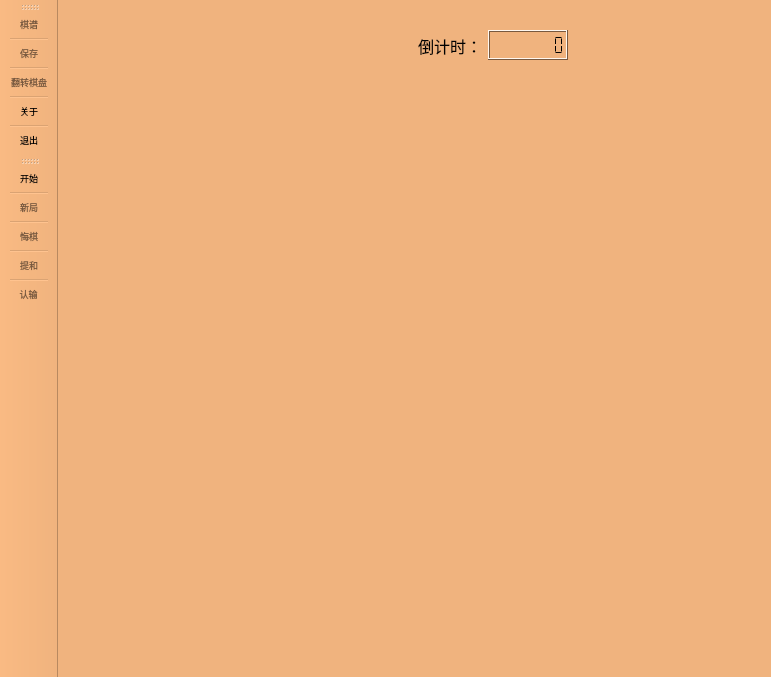
<?xml version="1.0" encoding="UTF-8"?>
<ui version="4.0">
 <class>MainWindow</class>
 <widget class="QMainWindow" name="MainWindow">
  <property name="enabled">
   <bool>true</bool>
  </property>
  <property name="geometry">
   <rect>
    <x>0</x>
    <y>0</y>
    <width>771</width>
    <height>677</height>
   </rect>
  </property>
  <property name="minimumSize">
   <size>
    <width>771</width>
    <height>677</height>
   </size>
  </property>
  <property name="maximumSize">
   <size>
    <width>771</width>
    <height>677</height>
   </size>
  </property>
  <property name="palette">
   <palette>
    <active>
     <colorrole role="WindowText">
      <brush brushstyle="SolidPattern">
       <color alpha="255">
        <red>0</red>
        <green>0</green>
        <blue>0</blue>
       </color>
      </brush>
     </colorrole>
     <colorrole role="Button">
      <brush brushstyle="SolidPattern">
       <color alpha="255">
        <red>240</red>
        <green>179</green>
        <blue>126</blue>
       </color>
      </brush>
     </colorrole>
     <colorrole role="Light">
      <brush brushstyle="SolidPattern">
       <color alpha="255">
        <red>255</red>
        <green>247</green>
        <blue>239</blue>
       </color>
      </brush>
     </colorrole>
     <colorrole role="Midlight">
      <brush brushstyle="SolidPattern">
       <color alpha="255">
        <red>247</red>
        <green>213</green>
        <blue>182</blue>
       </color>
      </brush>
     </colorrole>
     <colorrole role="Dark">
      <brush brushstyle="SolidPattern">
       <color alpha="255">
        <red>120</red>
        <green>89</green>
        <blue>63</blue>
       </color>
      </brush>
     </colorrole>
     <colorrole role="Mid">
      <brush brushstyle="SolidPattern">
       <color alpha="255">
        <red>160</red>
        <green>119</green>
        <blue>84</blue>
       </color>
      </brush>
     </colorrole>
     <colorrole role="Text">
      <brush brushstyle="SolidPattern">
       <color alpha="255">
        <red>0</red>
        <green>0</green>
        <blue>0</blue>
       </color>
      </brush>
     </colorrole>
     <colorrole role="BrightText">
      <brush brushstyle="SolidPattern">
       <color alpha="255">
        <red>255</red>
        <green>255</green>
        <blue>255</blue>
       </color>
      </brush>
     </colorrole>
     <colorrole role="ButtonText">
      <brush brushstyle="SolidPattern">
       <color alpha="255">
        <red>0</red>
        <green>0</green>
        <blue>0</blue>
       </color>
      </brush>
     </colorrole>
     <colorrole role="Base">
      <brush brushstyle="SolidPattern">
       <color alpha="255">
        <red>255</red>
        <green>255</green>
        <blue>255</blue>
       </color>
      </brush>
     </colorrole>
     <colorrole role="Window">
      <brush brushstyle="SolidPattern">
       <color alpha="255">
        <red>240</red>
        <green>179</green>
        <blue>126</blue>
       </color>
      </brush>
     </colorrole>
     <colorrole role="Shadow">
      <brush brushstyle="SolidPattern">
       <color alpha="255">
        <red>0</red>
        <green>0</green>
        <blue>0</blue>
       </color>
      </brush>
     </colorrole>
     <colorrole role="AlternateBase">
      <brush brushstyle="SolidPattern">
       <color alpha="255">
        <red>247</red>
        <green>217</green>
        <blue>190</blue>
       </color>
      </brush>
     </colorrole>
     <colorrole role="ToolTipBase">
      <brush brushstyle="SolidPattern">
       <color alpha="255">
        <red>255</red>
        <green>255</green>
        <blue>220</blue>
       </color>
      </brush>
     </colorrole>
     <colorrole role="ToolTipText">
      <brush brushstyle="SolidPattern">
       <color alpha="255">
        <red>0</red>
        <green>0</green>
        <blue>0</blue>
       </color>
      </brush>
     </colorrole>
     <colorrole role="PlaceholderText">
      <brush brushstyle="SolidPattern">
       <color alpha="128">
        <red>0</red>
        <green>0</green>
        <blue>0</blue>
       </color>
      </brush>
     </colorrole>
    </active>
    <inactive>
     <colorrole role="WindowText">
      <brush brushstyle="SolidPattern">
       <color alpha="255">
        <red>0</red>
        <green>0</green>
        <blue>0</blue>
       </color>
      </brush>
     </colorrole>
     <colorrole role="Button">
      <brush brushstyle="SolidPattern">
       <color alpha="255">
        <red>240</red>
        <green>179</green>
        <blue>126</blue>
       </color>
      </brush>
     </colorrole>
     <colorrole role="Light">
      <brush brushstyle="SolidPattern">
       <color alpha="255">
        <red>255</red>
        <green>247</green>
        <blue>239</blue>
       </color>
      </brush>
     </colorrole>
     <colorrole role="Midlight">
      <brush brushstyle="SolidPattern">
       <color alpha="255">
        <red>247</red>
        <green>213</green>
        <blue>182</blue>
       </color>
      </brush>
     </colorrole>
     <colorrole role="Dark">
      <brush brushstyle="SolidPattern">
       <color alpha="255">
        <red>120</red>
        <green>89</green>
        <blue>63</blue>
       </color>
      </brush>
     </colorrole>
     <colorrole role="Mid">
      <brush brushstyle="SolidPattern">
       <color alpha="255">
        <red>160</red>
        <green>119</green>
        <blue>84</blue>
       </color>
      </brush>
     </colorrole>
     <colorrole role="Text">
      <brush brushstyle="SolidPattern">
       <color alpha="255">
        <red>0</red>
        <green>0</green>
        <blue>0</blue>
       </color>
      </brush>
     </colorrole>
     <colorrole role="BrightText">
      <brush brushstyle="SolidPattern">
       <color alpha="255">
        <red>255</red>
        <green>255</green>
        <blue>255</blue>
       </color>
      </brush>
     </colorrole>
     <colorrole role="ButtonText">
      <brush brushstyle="SolidPattern">
       <color alpha="255">
        <red>0</red>
        <green>0</green>
        <blue>0</blue>
       </color>
      </brush>
     </colorrole>
     <colorrole role="Base">
      <brush brushstyle="SolidPattern">
       <color alpha="255">
        <red>255</red>
        <green>255</green>
        <blue>255</blue>
       </color>
      </brush>
     </colorrole>
     <colorrole role="Window">
      <brush brushstyle="SolidPattern">
       <color alpha="255">
        <red>240</red>
        <green>179</green>
        <blue>126</blue>
       </color>
      </brush>
     </colorrole>
     <colorrole role="Shadow">
      <brush brushstyle="SolidPattern">
       <color alpha="255">
        <red>0</red>
        <green>0</green>
        <blue>0</blue>
       </color>
      </brush>
     </colorrole>
     <colorrole role="AlternateBase">
      <brush brushstyle="SolidPattern">
       <color alpha="255">
        <red>247</red>
        <green>217</green>
        <blue>190</blue>
       </color>
      </brush>
     </colorrole>
     <colorrole role="ToolTipBase">
      <brush brushstyle="SolidPattern">
       <color alpha="255">
        <red>255</red>
        <green>255</green>
        <blue>220</blue>
       </color>
      </brush>
     </colorrole>
     <colorrole role="ToolTipText">
      <brush brushstyle="SolidPattern">
       <color alpha="255">
        <red>0</red>
        <green>0</green>
        <blue>0</blue>
       </color>
      </brush>
     </colorrole>
     <colorrole role="PlaceholderText">
      <brush brushstyle="SolidPattern">
       <color alpha="128">
        <red>0</red>
        <green>0</green>
        <blue>0</blue>
       </color>
      </brush>
     </colorrole>
    </inactive>
    <disabled>
     <colorrole role="WindowText">
      <brush brushstyle="SolidPattern">
       <color alpha="255">
        <red>120</red>
        <green>89</green>
        <blue>63</blue>
       </color>
      </brush>
     </colorrole>
     <colorrole role="Button">
      <brush brushstyle="SolidPattern">
       <color alpha="255">
        <red>240</red>
        <green>179</green>
        <blue>126</blue>
       </color>
      </brush>
     </colorrole>
     <colorrole role="Light">
      <brush brushstyle="SolidPattern">
       <color alpha="255">
        <red>255</red>
        <green>247</green>
        <blue>239</blue>
       </color>
      </brush>
     </colorrole>
     <colorrole role="Midlight">
      <brush brushstyle="SolidPattern">
       <color alpha="255">
        <red>247</red>
        <green>213</green>
        <blue>182</blue>
       </color>
      </brush>
     </colorrole>
     <colorrole role="Dark">
      <brush brushstyle="SolidPattern">
       <color alpha="255">
        <red>120</red>
        <green>89</green>
        <blue>63</blue>
       </color>
      </brush>
     </colorrole>
     <colorrole role="Mid">
      <brush brushstyle="SolidPattern">
       <color alpha="255">
        <red>160</red>
        <green>119</green>
        <blue>84</blue>
       </color>
      </brush>
     </colorrole>
     <colorrole role="Text">
      <brush brushstyle="SolidPattern">
       <color alpha="255">
        <red>120</red>
        <green>89</green>
        <blue>63</blue>
       </color>
      </brush>
     </colorrole>
     <colorrole role="BrightText">
      <brush brushstyle="SolidPattern">
       <color alpha="255">
        <red>255</red>
        <green>255</green>
        <blue>255</blue>
       </color>
      </brush>
     </colorrole>
     <colorrole role="ButtonText">
      <brush brushstyle="SolidPattern">
       <color alpha="255">
        <red>120</red>
        <green>89</green>
        <blue>63</blue>
       </color>
      </brush>
     </colorrole>
     <colorrole role="Base">
      <brush brushstyle="SolidPattern">
       <color alpha="255">
        <red>240</red>
        <green>179</green>
        <blue>126</blue>
       </color>
      </brush>
     </colorrole>
     <colorrole role="Window">
      <brush brushstyle="SolidPattern">
       <color alpha="255">
        <red>240</red>
        <green>179</green>
        <blue>126</blue>
       </color>
      </brush>
     </colorrole>
     <colorrole role="Shadow">
      <brush brushstyle="SolidPattern">
       <color alpha="255">
        <red>0</red>
        <green>0</green>
        <blue>0</blue>
       </color>
      </brush>
     </colorrole>
     <colorrole role="AlternateBase">
      <brush brushstyle="SolidPattern">
       <color alpha="255">
        <red>240</red>
        <green>179</green>
        <blue>126</blue>
       </color>
      </brush>
     </colorrole>
     <colorrole role="ToolTipBase">
      <brush brushstyle="SolidPattern">
       <color alpha="255">
        <red>255</red>
        <green>255</green>
        <blue>220</blue>
       </color>
      </brush>
     </colorrole>
     <colorrole role="ToolTipText">
      <brush brushstyle="SolidPattern">
       <color alpha="255">
        <red>0</red>
        <green>0</green>
        <blue>0</blue>
       </color>
      </brush>
     </colorrole>
     <colorrole role="PlaceholderText">
      <brush brushstyle="SolidPattern">
       <color alpha="128">
        <red>0</red>
        <green>0</green>
        <blue>0</blue>
       </color>
      </brush>
     </colorrole>
    </disabled>
   </palette>
  </property>
  <property name="windowTitle">
   <string>中国象棋</string>
  </property>
  <property name="windowIcon">
   <iconset resource="qtchess.qrc">
    <normaloff>:/images/WOOD/BB.GIF</normaloff>:/images/WOOD/BB.GIF</iconset>
  </property>
  <property name="iconSize">
   <size>
    <width>30</width>
    <height>30</height>
   </size>
  </property>
  <property name="toolButtonStyle">
   <enum>Qt::ToolButtonTextBesideIcon</enum>
  </property>
  <widget class="QWidget" name="centralWidget">
   <widget class="QLabel" name="lblTurn">
    <property name="geometry">
     <rect>
      <x>190</x>
      <y>30</y>
      <width>81</width>
      <height>21</height>
     </rect>
    </property>
    <property name="text">
     <string/>
    </property>
   </widget>
   <widget class="QLCDNumber" name="timeLeft">
    <property name="geometry">
     <rect>
      <x>430</x>
      <y>30</y>
      <width>80</width>
      <height>30</height>
     </rect>
    </property>
    <property name="minimumSize">
     <size>
      <width>0</width>
      <height>0</height>
     </size>
    </property>
    <property name="maximumSize">
     <size>
      <width>80</width>
      <height>30</height>
     </size>
    </property>
    <property name="font">
     <font>
      <pointsize>12</pointsize>
     </font>
    </property>
    <property name="digitCount">
     <number>8</number>
    </property>
    <property name="segmentStyle">
     <enum>QLCDNumber::Flat</enum>
    </property>
    <property name="value" stdset="0">
     <double>0.000000000000000</double>
    </property>
   </widget>
   <widget class="QLabel" name="label">
    <property name="geometry">
     <rect>
      <x>360</x>
      <y>30</y>
      <width>71</width>
      <height>31</height>
     </rect>
    </property>
    <property name="font">
     <font>
      <pointsize>12</pointsize>
     </font>
    </property>
    <property name="text">
     <string>倒计时：</string>
    </property>
   </widget>
  </widget>
  <widget class="QToolBar" name="toolBar">
   <property name="enabled">
    <bool>true</bool>
   </property>
   <property name="sizePolicy">
    <sizepolicy hsizetype="Fixed" vsizetype="Preferred">
     <horstretch>0</horstretch>
     <verstretch>0</verstretch>
    </sizepolicy>
   </property>
   <property name="font">
    <font>
     <pointsize>7</pointsize>
    </font>
   </property>
   <property name="windowTitle">
    <string>toolBar</string>
   </property>
   <property name="movable">
    <bool>true</bool>
   </property>
   <property name="allowedAreas">
    <set>Qt::TopToolBarArea</set>
   </property>
   <property name="orientation">
    <enum>Qt::Vertical</enum>
   </property>
   <property name="iconSize">
    <size>
     <width>24</width>
     <height>24</height>
    </size>
   </property>
   <property name="toolButtonStyle">
    <enum>Qt::ToolButtonTextUnderIcon</enum>
   </property>
   <attribute name="toolBarArea">
    <enum>LeftToolBarArea</enum>
   </attribute>
   <attribute name="toolBarBreak">
    <bool>true</bool>
   </attribute>
   <addaction name="actionOpen"/>
   <addaction name="separator"/>
   <addaction name="actionSave"/>
   <addaction name="separator"/>
   <addaction name="actionFlip"/>
   <addaction name="separator"/>
   <addaction name="actionAbout"/>
   <addaction name="separator"/>
   <addaction name="actionExit"/>
  </widget>
  <widget class="QToolBar" name="toolBar_2">
   <property name="enabled">
    <bool>true</bool>
   </property>
   <property name="sizePolicy">
    <sizepolicy hsizetype="Fixed" vsizetype="Preferred">
     <horstretch>0</horstretch>
     <verstretch>0</verstretch>
    </sizepolicy>
   </property>
   <property name="minimumSize">
    <size>
     <width>0</width>
     <height>0</height>
    </size>
   </property>
   <property name="windowTitle">
    <string>toolBar_2</string>
   </property>
   <property name="movable">
    <bool>true</bool>
   </property>
   <property name="allowedAreas">
    <set>Qt::TopToolBarArea</set>
   </property>
   <property name="iconSize">
    <size>
     <width>24</width>
     <height>24</height>
    </size>
   </property>
   <property name="toolButtonStyle">
    <enum>Qt::ToolButtonTextUnderIcon</enum>
   </property>
   <attribute name="toolBarArea">
    <enum>LeftToolBarArea</enum>
   </attribute>
   <attribute name="toolBarBreak">
    <bool>false</bool>
   </attribute>
   <addaction name="actionStart"/>
   <addaction name="separator"/>
   <addaction name="actionNewGame"/>
   <addaction name="separator"/>
   <addaction name="actionUndo"/>
   <addaction name="separator"/>
   <addaction name="actionTie"/>
   <addaction name="separator"/>
   <addaction name="actionLose"/>
  </widget>
  <action name="actionAbout">
   <property name="icon">
    <iconset resource="qtchess.qrc">
     <normaloff>:/images/helpabout.png</normaloff>:/images/helpabout.png</iconset>
   </property>
   <property name="text">
    <string>关于</string>
   </property>
   <property name="font">
    <font>
     <pointsize>7</pointsize>
    </font>
   </property>
  </action>
  <action name="actionOpen">
   <property name="enabled">
    <bool>false</bool>
   </property>
   <property name="icon">
    <iconset resource="qtchess.qrc">
     <normaloff>:/images/fileopen.png</normaloff>:/images/fileopen.png</iconset>
   </property>
   <property name="text">
    <string>棋谱</string>
   </property>
   <property name="font">
    <font>
     <pointsize>7</pointsize>
    </font>
   </property>
  </action>
  <action name="actionStart">
   <property name="icon">
    <iconset resource="qtchess.qrc">
     <normaloff>:/images/start.png</normaloff>:/images/start.png</iconset>
   </property>
   <property name="text">
    <string>开始</string>
   </property>
   <property name="font">
    <font>
     <pointsize>7</pointsize>
    </font>
   </property>
  </action>
  <action name="actionNewGame">
   <property name="enabled">
    <bool>false</bool>
   </property>
   <property name="icon">
    <iconset resource="qtchess.qrc">
     <normaloff>:/images/newgame.png</normaloff>:/images/newgame.png</iconset>
   </property>
   <property name="text">
    <string>新局</string>
   </property>
   <property name="font">
    <font>
     <pointsize>7</pointsize>
    </font>
   </property>
  </action>
  <action name="actionTie">
   <property name="enabled">
    <bool>false</bool>
   </property>
   <property name="icon">
    <iconset resource="qtchess.qrc">
     <normaloff>:/images/tie.png</normaloff>:/images/tie.png</iconset>
   </property>
   <property name="text">
    <string>提和</string>
   </property>
   <property name="font">
    <font>
     <pointsize>7</pointsize>
    </font>
   </property>
  </action>
  <action name="actionUndo">
   <property name="enabled">
    <bool>false</bool>
   </property>
   <property name="icon">
    <iconset resource="qtchess.qrc">
     <normaloff>:/images/fellback.png</normaloff>:/images/fellback.png</iconset>
   </property>
   <property name="text">
    <string>悔棋</string>
   </property>
   <property name="font">
    <font>
     <pointsize>7</pointsize>
    </font>
   </property>
  </action>
  <action name="actionLose">
   <property name="enabled">
    <bool>false</bool>
   </property>
   <property name="icon">
    <iconset resource="qtchess.qrc">
     <normaloff>:/images/fail.png</normaloff>:/images/fail.png</iconset>
   </property>
   <property name="text">
    <string>认输</string>
   </property>
   <property name="font">
    <font>
     <pointsize>7</pointsize>
    </font>
   </property>
  </action>
  <action name="actionExit">
   <property name="icon">
    <iconset resource="qtchess.qrc">
     <normaloff>:/images/fileexit.png</normaloff>:/images/fileexit.png</iconset>
   </property>
   <property name="text">
    <string>退出</string>
   </property>
   <property name="font">
    <font>
     <pointsize>7</pointsize>
    </font>
   </property>
  </action>
  <action name="action">
   <property name="enabled">
    <bool>false</bool>
   </property>
   <property name="icon">
    <iconset resource="qtchess.qrc">
     <normaloff>:/images/settings.png</normaloff>:/images/settings.png</iconset>
   </property>
   <property name="text">
    <string>首选项</string>
   </property>
   <property name="font">
    <font>
     <pointsize>7</pointsize>
    </font>
   </property>
  </action>
  <action name="actionSave">
   <property name="enabled">
    <bool>false</bool>
   </property>
   <property name="icon">
    <iconset resource="qtchess.qrc">
     <normaloff>:/images/filesave.png</normaloff>:/images/filesave.png</iconset>
   </property>
   <property name="text">
    <string>保存</string>
   </property>
   <property name="font">
    <font>
     <pointsize>7</pointsize>
    </font>
   </property>
  </action>
  <action name="actionFlip">
   <property name="enabled">
    <bool>false</bool>
   </property>
   <property name="icon">
    <iconset resource="qtchess.qrc">
     <normaloff>:/images/flip.png</normaloff>:/images/flip.png</iconset>
   </property>
   <property name="text">
    <string>翻转棋盘</string>
   </property>
   <property name="font">
    <font>
     <pointsize>7</pointsize>
    </font>
   </property>
  </action>
 </widget>
 <layoutdefault spacing="6" margin="11"/>
 <resources>
  <include location="qtchess.qrc"/>
 </resources>
 <connections/>
</ui>
